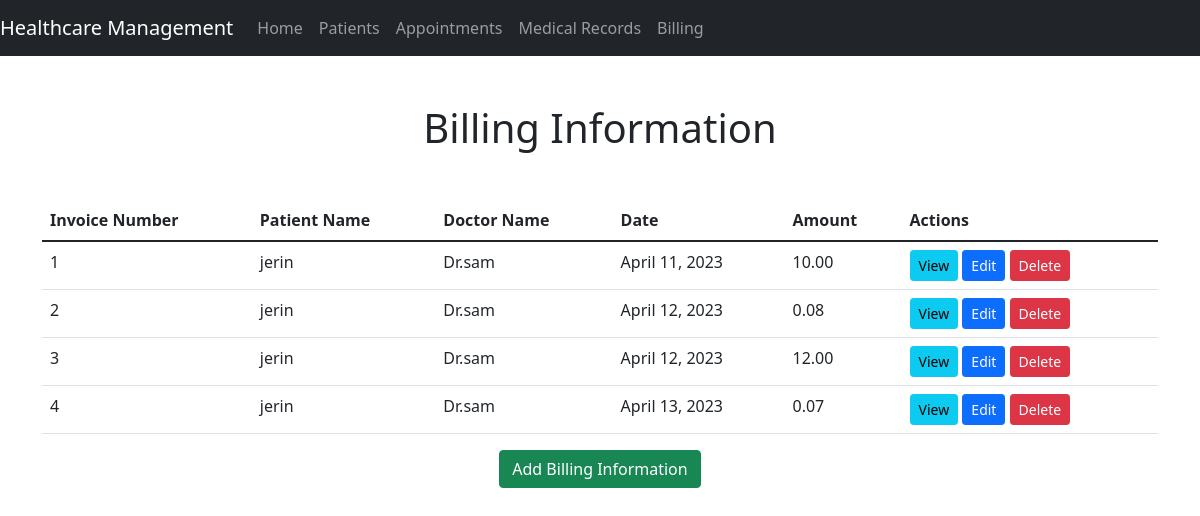
Screenshot of /billings/ with the database file from the repository.
### Health_Care_app/models.py (models this page shows, shortened)
class Billing(models.Model):
    patient = models.ForeignKey('Patient', on_delete=models.CASCADE)
    date = models.DateField()
    amount = models.DecimalField(max_digits=8, decimal_places=2)
    medical_record = models.ForeignKey('MedicalRecord', on_delete=models.CASCADE)

class Patient(models.Model):
    name = models.CharField(max_length=100)
    date_of_birth = models.DateField()
    gender = models.CharField(max_length=1, choices=[('M', 'Male'), ('F', 'Female')])
    phone_number = models.CharField(max_length=20)
    email_address = models.EmailField()
    blood_type = models.CharField(max_length=10)
    def __str__(self):
        return self.name

class MedicalRecord(models.Model):
    patient = models.ForeignKey('Patient', on_delete=models.CASCADE)
    doctor = models.ForeignKey('Doctor', on_delete=models.CASCADE)
    date = models.DateField()
    description = models.TextField()

class Doctor(models.Model):
    name = models.CharField(max_length=100)
    email = models.EmailField(unique=True)
    phone = models.CharField(max_length=20)
    specialty = models.CharField(max_length=100)
    created_at = models.DateTimeField(auto_now_add=True)
    updated_at = models.DateTimeField(auto_now=True)

### Health_Care_app/views.py (the view)
# urls.py: path('billings/', views.billing_list, name='billing_list'),
def billing_list(request):
    billings = Billing.objects.all()
    return render(request, 'Health_Care_app/billing_list.html', {'billings': billings})

### Health_Care_app/templates/Health_Care_app/billing_list.html (shortened to what this page needs)
{% extends 'Health_Care_app/base.html' %}
{% block content %}
    <h1 class="text-center mb-5">Billing Information</h1>
    <div class="table-responsive">
        <table class="table table-hover">
            <thead class="thead-dark">
                <tr>
                    <th>Invoice Number</th>
                    <th>Patient Name</th>
                    <th>Doctor Name</th>
                    <th>Date</th>
                    <th>Amount</th>
                    <th>Actions</th>
                </tr>
            </thead>
            <tbody>
                {% for billing in billings %}
                    <tr>
                        <td>{{ billing.id }}</td>
                        <td>{{ billing.patient }}</td>
                        <td>{{ billing.medical_record.doctor.name }}</td>
                        <td>{{ billing.date }}</td>
                        <td>{{ billing.amount }}</td>
                        <td>
                            <a href="{% url 'billing_detail' billing.pk %}" class="btn btn-info btn-sm mr-2">View</a>
                            <a href="{% url 'billing_edit' billing.pk %}" class="btn btn-primary btn-sm mr-2">Edit</a>
                            <a href="{% url 'billing_delete' billing.pk %}" class="btn btn-danger btn-sm">Delete</a>
                        </td>
                    </tr>
                {% empty %}
                    <tr>
                        <td colspan="6">No billing information available.</td>
                    </tr>
                {% endfor %}
            </tbody>
        </table>
    </div>
    <div class="text-center">
        <a href="{% url 'billing_new' %}" class="btn btn-success">Add Billing Information</a>
    </div>
{% endblock %}

### Health_Care_app/templates/Health_Care_app/base.html (shortened to what this page needs)
<!DOCTYPE html>
<html>
<head>
    <link rel="stylesheet" href="https://cdn.jsdelivr.net/npm/bootstrap@5.1.1/dist/css/bootstrap.min.css">
</head>
<body >
    <nav class="navbar navbar-expand-lg navbar-dark bg-dark">
        <a class="navbar-brand" href="{% url 'home' %}">Healthcare Management</a>
        <div class="collapse navbar-collapse" id="navbarNav">
            <ul class="navbar-nav">
                <li class="nav-item">
                    <a class="nav-link" href="{% url 'home' %}">Home</a>
                </li>
                <li class="nav-item ">
                    <a class="nav-link" href="{% url 'patient_list' %}">Patients</a>
                </li>
                <li class="nav-item ">
                    <a class="nav-link" href="{% url 'appointment_list' %}">Appointments</a>
                </li>
                <li class="nav-item ">
                    <a class="nav-link" href="{% url 'medicalrecord_list' %}">Medical Records</a>
                </li>
                <li class="nav-item ">
                    <a class="nav-link" href="{% url 'billing_list' %}">Billing</a>
                </li>
            </ul>
        </div>
    </nav>
    <div class="container my-5">
        {% block content %}{% endblock %}
    </div>
</body>
</html>

### rows the page displays
Billing: id "1", patient "jerin", medical_record.doctor.name "Dr.sam", date "April 11, 2023", amount "10.00"
Billing: id "2", patient "jerin", medical_record.doctor.name "Dr.sam", date "April 12, 2023", amount "0.08"
Billing: id "3", patient "jerin", medical_record.doctor.name "Dr.sam", date "April 12, 2023", amount "12.00"
Billing: id "4", patient "jerin", medical_record.doctor.name "Dr.sam", date "April 13, 2023", amount "0.07"
